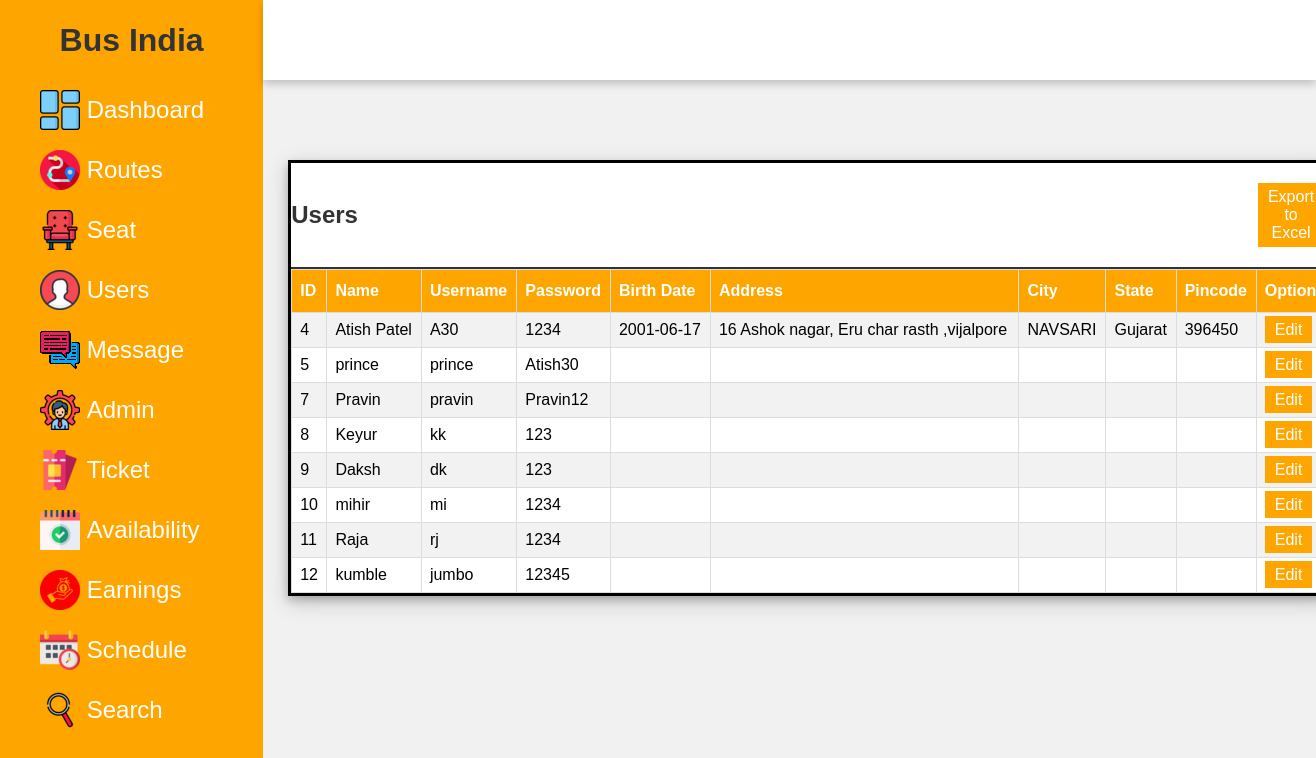
The page /admin/user.php (signed in) on the database as committed earlier.
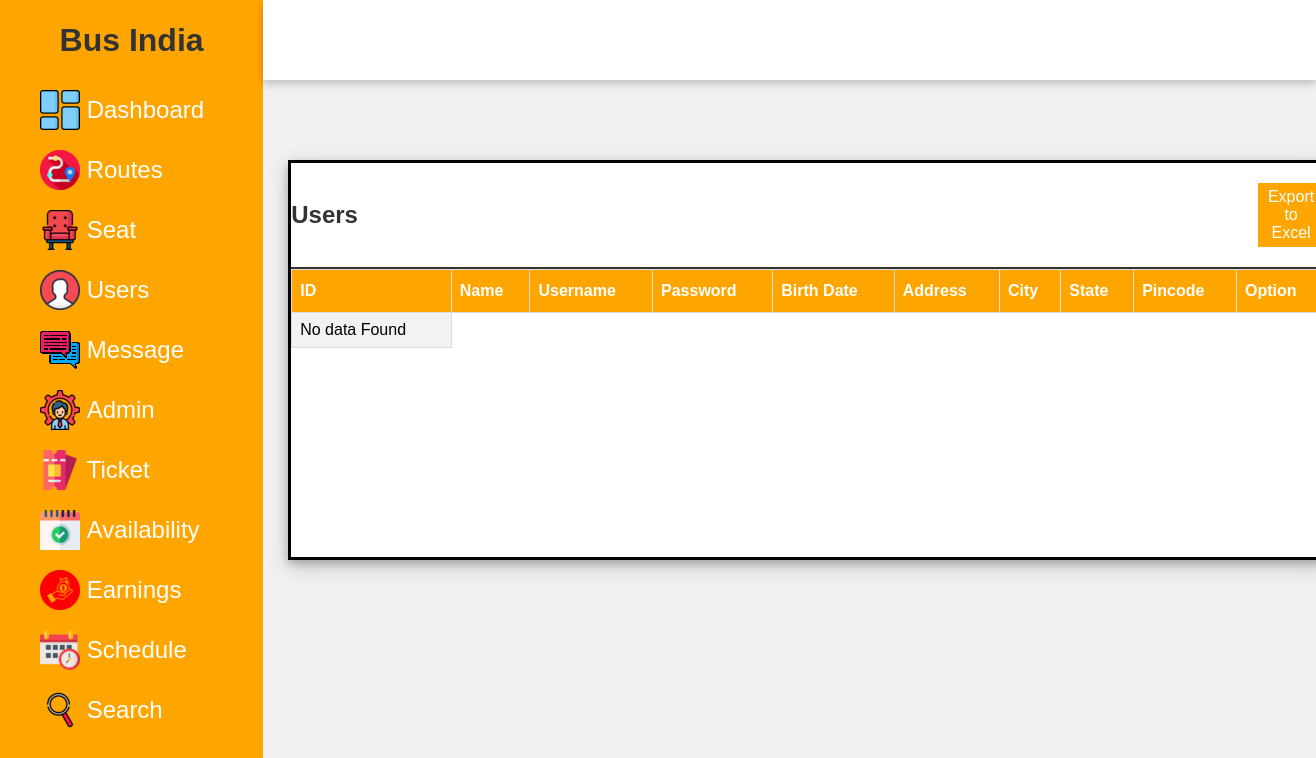
The same page on the database as committed later.
### tables this page shows
CREATE TABLE IF NOT EXISTS `userss` (
  `id` int NOT NULL AUTO_INCREMENT,
  `name` varchar(20) NOT NULL,
  `username` varchar(20) NOT NULL,
  `password` varchar(20) NOT NULL,
  `dob` date NOT NULL,
  `img` blob NOT NULL,
  `address` varchar(50) NOT NULL,
  `city` varchar(50) NOT NULL,
  `state` varchar(50) NOT NULL,
  `pincode` varchar(50) NOT NULL,
  `created_at` date NOT NULL,
  PRIMARY KEY (`id`)
);

### admin/user.php (the view, shortened to what this page needs)
<!DOCTYPE html>
<html lang="en">
<head>
    <link rel="stylesheet" href="style.css">
    <?php
    include('includes/sidebar.php');
     include('includes/topbar.php');
     include('config/dbcon.php');
     ?>
</head>
<body>
    <div class="container">
        <div class="content">
            <div class="content-2" style="padding-top:80px">
                <div class="recent-payments" style="padding-top: -7px;">
                    <div class="title">
                        <h2>Users</h2>
                        <a href="export/exportuser.php"  class="btn btn-primary btn-sm float-right" style="margin-right: 2px;margin-left: 900px;">Export to Excel </a>
                    </div>
                    <table id="customers">
                        <tr>
                            <th>ID</th>
                            <th>Name</th>
                            <th>Username</th>
                            <th>Password</th>
                            <th>Birth Date</th>
                            <th>Address</th>
                            <th>City</th>
                            <th>State</th>
                            <th>Pincode</th>
                            <th>Option</th>
                        </tr>
                        <?php
                                                    $query = "SELECT * FROM userss";
                                                    $query_run = mysqli_query($con, $query);
                                                    if(mysqli_num_rows($query_run)>0)
                                                    {
                                                        foreach($query_run as $row)
                                                        {
                                                ?>
                  <tr>
                                                <td><?php echo $row['id']; ?></td>
                                                <td><?php echo $row['name']; ?></td>
                                                <td><?php echo $row['username']; ?></td>
                                                <td><?php echo $row['password']; ?></td>
                                                <td><?php echo $row['dob']; ?></td>
                                                <td><?php echo $row['address']; ?></td>
                                                <td><?php echo $row['city']; ?></td>
                                                <td><?php echo $row['state']; ?></td>
                                                <td><?php echo $row['pincode']; ?></td>
                                                <td>
                                                    <a href="useredit.php?user_id=<?php echo $row['id']; ?>" class="btn btn-info">Edit</a>
                                                </td>
                                            </tr>
                                                <?php
                                                    }
                                                    }else{
                                                    ?>
                                                    <tr>
                                                        <td>No data Found</td>
                                                    </tr>
                                                    <?php
                                                        }
                                                ?>
             </table>
                </div>
            </div>
        </div>
    </div>
</body>
</html>

### admin/includes/sidebar.php (shortened to what this page needs)
<!DOCTYPE html>
<html lang="en">
<head>
    <link rel="stylesheet" href="css/style.css">
</head>
<div class="side-menu">
        <div class="brand-name">
            <h1>Bus India</h1>
        </div>
        <ul>
            <li><img src="image/dashboard (1).png" alt="">&nbsp; <span> <a href="index.php">Dashboard</a></span></li>
            <li><img src="image/route (1) (1).png" alt="">&nbsp;<span><a href="route.php">Routes</span> </a></li>
            <li><img src="image/armchair (1).png" alt="">&nbsp;<span><a href="seat.php">Seat</span> </a></li>
            <li><img src="image/user (1).png" alt="">&nbsp;<span><a href="user.php">Users</span></a> </li>
            <li><img src="image/output-onlinepngtools.png" alt="">&nbsp;<span><a href="message.php">Message</span> </a></li>
            <li><img src="image/manager (1).png" alt="">&nbsp;<span><a href="admin.php">Admin</span> </a></li>
            <li><img src="image/tickets (1).png" alt="">&nbsp;<span><a href="ticket.php">Ticket</span> </a></li>
            <li><img src="image/calendar (1).png" alt="">&nbsp; <span><a href="avilable.php"> Availability</span></a></li>
            <li><img src="image/salary (1).png" alt="">&nbsp;<span> <a href="earning.php">Earnings </span> </a></li>
            <li><img src="image/schedule (1) (1).png" alt="">&nbsp; <span> <a href="schedule.php">Schedule</span></a></li>
            <li><img src="image/search (2) (1).png" alt="">&nbsp;<span> <a href="search.php"> Search </span></a> </li>
        </ul>
    </div>
    </body>
</html>

### admin/includes/topbar.php (shortened to what this page needs)
<!DOCTYPE html>
<html lang="en">
<head>
    <link rel="stylesheet" href="style.css">
</head>
<body>
<div class="container">
<div class="header">
            <div class="nav">
            <div class="menu-bar">
    </div>
            </div>
        </div>
</div>
</body>
</html>

### admin/css/style.css (style rules this page uses)
* { margin: 0; padding: 0; box-sizing: border-box; font-family: 'Poppins', sans-serif; }
body { min-height: 100vh; }
a { text-decoration: none; color: white; }
li { list-style: none; }
h1, h2 { color: #333; }
.btn { background: #ffa500; color: white; padding: 5px 10px; text-align: center; }
.title { display: flex; align-items: center; justify-content: space-around; padding-top: 20px; padding-bottom: 20px; border-bottom: 2px solid #333; }
table { padding: 10px; }
th, td { text-align: left; padding: 8px; }
.side-menu { position: fixed; background: #ffa500; width: 20vw; min-height: 100vh; display: flex; flex-direction: column; }
.side-menu .brand-name { height: 10vh; display: flex; align-items: center; justify-content: center; }
.side-menu li { font-size: 24px; padding: 10px 40px; color: white; display: flex; align-items: center; }
.container { position: absolute; right: 0; width: 80vw; height: 100vh; background: #f1f1f1; }
.container .header { position: fixed; top: 0; right: 0; width: 80vw; height: 10vh; background: white; display: flex; align-items: center; justify-content: center; box-shadow: 0 4px 8px 0 rgba(0, 0, 0, 0.2); z-index: 1; }
.container .header .nav { width: 90%; display: flex; align-items: center; }
.container .content { position: relative; margin-top: 10vh; min-height: 90vh; background: #f1f1f1; }
.container .content .content-2 { min-height: 60vh; display: flex; justify-content: space-around; align-items: flex-start; flex-wrap: wrap; }
.container .content .content-2 .recent-payments { min-height: 50vh; flex: 5; background: white; margin: 0 25px 25px 25px; box-shadow: 0 4px 8px 0 rgba(0, 0, 0, 0.2), 0 6px 20px 0 rgba(0, 0, 0, 0.19); border: 3px solid #000000; display: flex; flex-direction: column; }

### admin/user.php (style rules this page uses)
#customers { font-family: Arial, Helvetica, sans-serif; border-collapse: collapse; width: 100%; }
#customers td, #customers th { border: 1px solid #ddd; padding: 8px; }
#customers tr:nth-child(even) { background-color: #f2f2f2; }
#customers th { padding-top: 12px; padding-bottom: 12px; text-align: left; background-color: #ffa500; color: white; }

Rows that differ between the two databases and show on the page:
removed userss: id "4", name "Atish Patel", username "A30", password "1234", dob "2001-06-17", address "16 Ashok nagar, Eru char rasth ,vijalpore", city "NAVSARI", state "Gujarat", pincode "396450"
removed userss: id "5", name "prince", username "prince", password "Atish30"
removed userss: id "7", name "Pravin", username "pravin", password "Pravin12"
removed userss: id "8", name "Keyur", username "kk", password "123"
removed userss: id "9", name "Daksh", username "dk", password "123"
removed userss: id "10", name "mihir", username "mi", password "1234"
removed userss: id "11", name "Raja", username "rj", password "1234"
removed userss: id "12", name "kumble", username "jumbo", password "12345"
Other text that changed with them:
text now shown: "No data Found"
